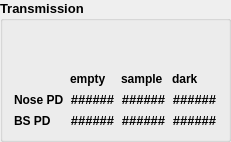
            <widget class="QGroupBox" name="groupBox_8">
             <property name="font">
              <font>
               <pointsize>10</pointsize>
               <weight>75</weight>
               <bold>true</bold>
              </font>
             </property>
             <property name="title">
              <string>Transmission</string>
             </property>
             <layout class="QGridLayout" name="gridLayout_2">
              <item row="3" column="1">
               <widget class="caLabel" name="calabel_31">
                <property name="text">
                 <string>######</string>
                </property>
                <property name="alignment">
                 <set>Qt::AlignCenter</set>
                </property>
                <property name="channel" stdset="0">
                 <string notr="true">12idcSAXS:transBSPD_Empty.VAL</string>
                </property>
               </widget>
              </item>
              <item row="2" column="1">
               <widget class="caLabel" name="calabel_26">
                <property name="text">
                 <string>######</string>
                </property>
                <property name="alignment">
                 <set>Qt::AlignCenter</set>
                </property>
                <property name="channel" stdset="0">
                 <string notr="true">12idcSAXS:transPD_Empty.VAL</string>
                </property>
               </widget>
              </item>
              <item row="2" column="3">
               <widget class="caLabel" name="calabel_27">
                <property name="text">
                 <string>######</string>
                </property>
                <property name="alignment">
                 <set>Qt::AlignCenter</set>
                </property>
                <property name="channel" stdset="0">
                 <string notr="true">12idcSAXS:transPD_Dark.VAL</string>
                </property>
               </widget>
              </item>
              <item row="2" column="0">
               <widget class="QLabel" name="label_76">
                <property name="font">
                 <font>
                  <pointsize>9</pointsize>
                 </font>
                </property>
                <property name="text">
                 <string>Nose PD</string>
                </property>
               </widget>
              </item>
              <item row="3" column="0">
               <widget class="QLabel" name="label_77">
                <property name="font">
                 <font>
                  <pointsize>9</pointsize>
                 </font>
                </property>
                <property name="text">
                 <string>BS PD</string>
                </property>
               </widget>
              </item>
              <item row="0" column="2">
               <spacer name="verticalSpacer">
                <property name="orientation">
                 <enum>Qt::Vertical</enum>
                </property>
                <property name="sizeHint" stdset="0">
                 <size>
                  <width>20</width>
                  <height>40</height>
                 </size>
                </property>
               </spacer>
              </item>
              <item row="3" column="3">
               <widget class="caLabel" name="calabel_30">
                <property name="text">
                 <string>######</string>
                </property>
                <property name="alignment">
                 <set>Qt::AlignCenter</set>
                </property>
                <property name="channel" stdset="0">
                 <string notr="true">12idcSAXS:transBSPD_Dark.VAL</string>
                </property>
               </widget>
              </item>
              <item row="3" column="2">
               <widget class="caLabel" name="calabel_29">
                <property name="text">
                 <string>######</string>
                </property>
                <property name="alignment">
                 <set>Qt::AlignCenter</set>
                </property>
                <property name="channel" stdset="0">
                 <string notr="true">12idcSAXS:transBSPD_Sample.VAL</string>
                </property>
               </widget>
              </item>
              <item row="2" column="2">
               <widget class="caLabel" name="calabel_28">
                <property name="text">
                 <string>######</string>
                </property>
                <property name="alignment">
                 <set>Qt::AlignCenter</set>
                </property>
                <property name="channel" stdset="0">
                 <string notr="true">12idcSAXS:transPD_Sample.VAL</string>
                </property>
               </widget>
              </item>
              <item row="1" column="3">
               <widget class="QLabel" name="label_104">
                <property name="font">
                 <font>
                  <pointsize>9</pointsize>
                  <weight>75</weight>
                  <bold>true</bold>
                 </font>
                </property>
                <property name="text">
                 <string>dark  </string>
                </property>
               </widget>
              </item>
              <item row="1" column="1">
               <widget class="QLabel" name="label_102">
                <property name="font">
                 <font>
                  <pointsize>9</pointsize>
                  <weight>75</weight>
                  <bold>true</bold>
                 </font>
                </property>
                <property name="text">
                 <string>empty</string>
                </property>
               </widget>
              </item>
              <item row="1" column="2">
               <widget class="QLabel" name="label_103">
                <property name="font">
                 <font>
                  <pointsize>9</pointsize>
                  <weight>75</weight>
                  <bold>true</bold>
                 </font>
                </property>
                <property name="text">
                 <string>sample</string>
                </property>
               </widget>
              </item>
             </layout>
            </widget>
